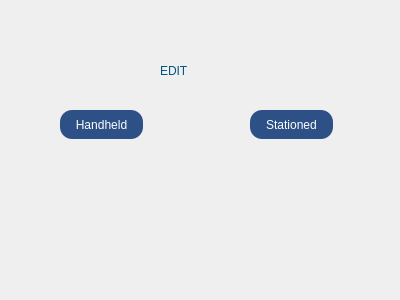
<?xml version="1.0" encoding="UTF-8"?>
<ui version="4.0">
 <class>edit_device_console</class>
 <widget class="QDialog" name="edit_device_console">
  <property name="geometry">
   <rect>
    <x>0</x>
    <y>0</y>
    <width>400</width>
    <height>300</height>
   </rect>
  </property>
  <property name="windowTitle">
   <string>Dialog</string>
  </property>
  <widget class="QPushButton" name="handheld_btn">
   <property name="geometry">
    <rect>
     <x>60</x>
     <y>110</y>
     <width>83</width>
     <height>29</height>
    </rect>
   </property>
   <property name="styleSheet">
    <string notr="true">color: rgb(255, 255, 255);
background: rgb(45, 81, 135);
border-radius: 12px;</string>
   </property>
   <property name="text">
    <string>Handheld</string>
   </property>
  </widget>
  <widget class="QPushButton" name="Stationed_btn">
   <property name="geometry">
    <rect>
     <x>250</x>
     <y>110</y>
     <width>83</width>
     <height>29</height>
    </rect>
   </property>
   <property name="styleSheet">
    <string notr="true">color: rgb(255, 255, 255);
background: rgb(45, 81, 135);
border-radius: 12px;</string>
   </property>
   <property name="text">
    <string>Stationed</string>
   </property>
  </widget>
  <widget class="QLabel" name="label">
   <property name="geometry">
    <rect>
     <x>160</x>
     <y>50</y>
     <width>81</width>
     <height>41</height>
    </rect>
   </property>
   <property name="styleSheet">
    <string notr="true">font: 24pt &quot;Tw Cen MT Condensed Extra Bold&quot;;
color: rgb(0, 85, 127);</string>
   </property>
   <property name="text">
    <string>EDIT</string>
   </property>
  </widget>
 </widget>
 <resources/>
 <connections/>
</ui>
